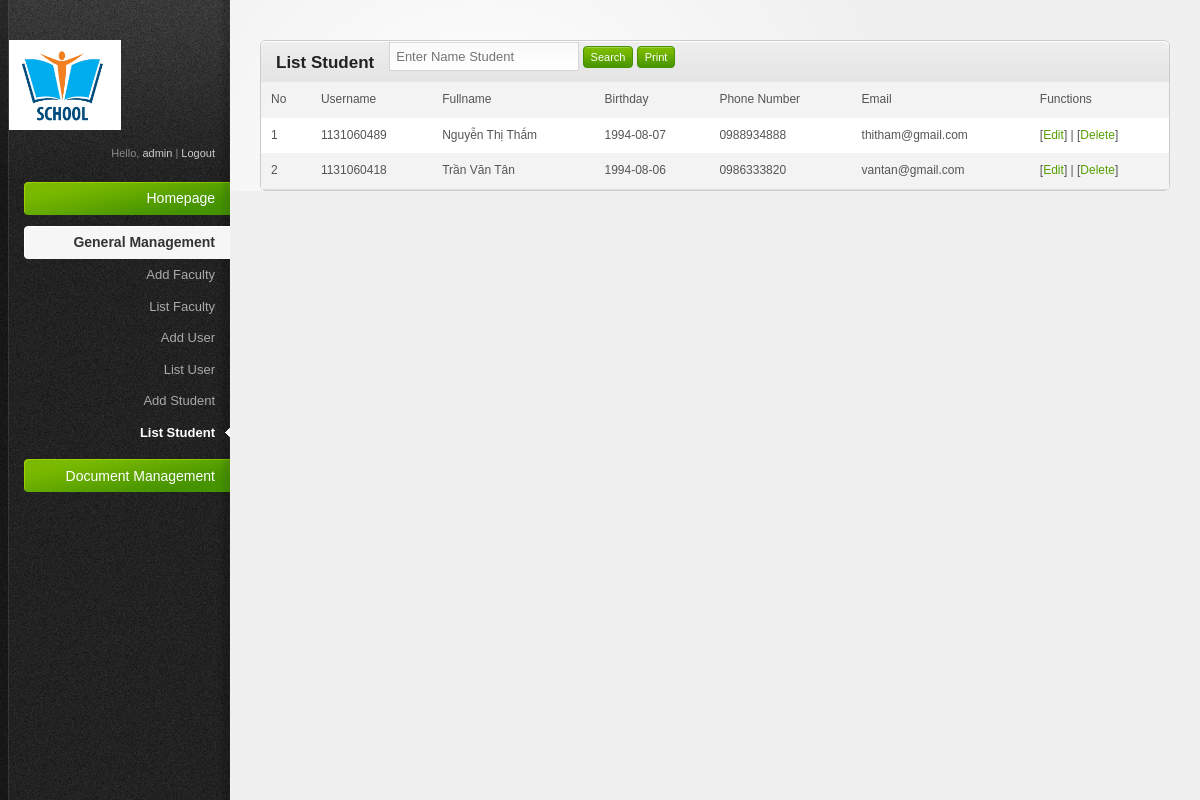
The app's page /admin/index.php?act=student (signed in) with its own data.
### tables this page shows
CREATE TABLE IF NOT EXISTS `tbl_student` (
  `studentID` varchar(20) NOT NULL,
  `password` varchar(300) NOT NULL,
  `id_faculty` int(11) NOT NULL,
  `fullname` varchar(50) NOT NULL,
  `dob` date NOT NULL,
  `phoneNum` varchar(15) NOT NULL,
  `email` varchar(30) NOT NULL,
  PRIMARY KEY (`studentID`)
);

### admin/modules/student/list.php (the view, shortened to what this page needs)
<div class="content-box-header">
	<h3>List Student</h3>
	<form>
		<input placeholder='Enter Name Student' name="name"/>
		<input type="submit" value="Search" class="button">
		<a target="_blank" href="printStudent.php?">
			<input type="button" value="Print" class="button">
		</a>
	</form>
</div>
<table>
	<tr>
		<td>No</td>
		<td>Username</td>
		<td>Fullname</td>
		<td>Birthday</td>
		<td>Phone Number</td>
		<td>Email</td>
		<td>Functions</td>
	</tr>
<?php
if($_GET['name']){
	$name = $db -> escape_string($_GET['name']);
	$sql= $db -> query("select * from tbl_student where '%{$name}%' like '%{$name}%' ");
}
else $sql="select * from tbl_student order by studentID desc";
$qr=mysql_query($sql." limit $GLOBALS[vtbd], $GLOBALS[limit]");
$i=0;
while ($kq=mysql_fetch_array($qr)) {
	$i++;
	echo "<tr>";
		echo "<td>$i</td>";
		echo "<td>".$kq['studentID']."</td>";
		echo "<td>".$kq['fullname']."</td>";
		echo "<td>".$kq['dob']."</td>";
		echo "<td>".$kq['phoneNum']."</td>";
		echo "<td>".$kq['email']."</td>";
		echo "<td>[<a href='?act=student&mod=edit&id=$kq[studentID]'>Edit</a>] | [<a href='?act=student&mod=delete&id=$kq[studentID]' onclick='return checkDel()'>Delete</a>]</td>";
	echo "</tr>";
}
?>
</table>

### admin/teamplates/css/style.css (style rules this page uses)
html { font-size: 100%; height: 100%; margin-bottom: 1px; }
body { font-family: Arial, Helvetica, sans-serif; color: #555; background: #f0f0f0 url('../images/bg-body.gif') top left repeat-y; font-size: 12px; }
h1, h2, h3, h4, h5, h6 { font-family: Helvetica, Arial, sans-serif; color: #222; font-weight: bold; }
h3 { font-size: 17px; padding: 0 0 10px 0; }
a { color: #57a000; text-decoration: none; }
.button { font-family: Verdana, Arial, sans-serif; display: inline-block; background: #459300 url('../images/bg-button-green.gif') top left repeat-x !important; border: 1px solid #459300 !important; padding: 4px 7px 4px 7px !important; color: #fff !important; font-size: 11px !important; cursor: pointer; }
.content-box-header { background: #e5e5e5 url('../images/bg-content-box.gif') top left repeat-x; margin-top: 1px; height: 40px; }
.content-box-header h3 { padding: 12px 15px 10px; float: left; }
#main-content table { width: 100%; border-collapse: collapse; }
#main-content tbody tr { background: #fff; }
#main-content tbody tr.alt-row { background: #f3f3f3; }
#main-content table td, #main-content table th { padding: 10px; line-height: 1.3em; }
form input, input.text-input, form select, form textarea, form .wysiwyg { padding: 6px; font-size: 13px; background: #fff url('../images/bg-form-field.gif') top left repeat-x; border: 1px solid #d5d5d5; color: #333; }

### admin/teamplates/css/invalid.css (style rules this page uses)
.button, #main-content table tfoot td .bulk-actions select, .pagination a.number, form input.text-input, form textarea, form .wysiwyg, form select { -moz-border-radius: 4px; -webkit-border-radius: 4px; border-radius: 4px; }
.content-box, .content-box-header, ul.content-box-tabs li a.current, .shortcut-button, .notification { -moz-border-radius: 6px; -webkit-border-radius: 6px; border-radius: 6px; }
.content-box-header { -moz-border-radius-bottomleft: 0; -moz-border-radius-bottomright: 0; -webkit-border-bottom-left-radius: 0; -webkit-border-bottom-right-radius: 0; border-bottom-left-radius: 0; border-bottom-right-radius: 0; }

### records on screen
tbl_student: studentID "1131060489", fullname "Nguyễn Thị Thắm", dob "1994-08-07", phoneNum "0988934888", email "thitham@gmail.com"
tbl_student: studentID "1131060418", fullname "Trần Văn Tân", dob "1994-08-06", phoneNum "0986333820", email "vantan@gmail.com"

### other values on screen
$_SESSION['adminID'] "admin"
